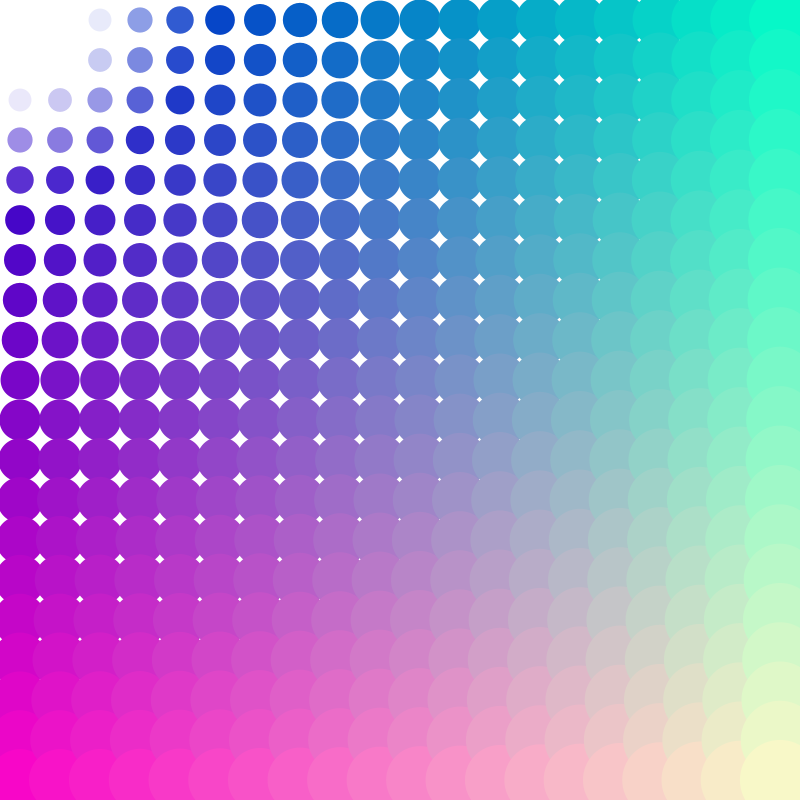
Frame 1 (no input)
Frame 60 (the mouse pressed at the canvas centre just before this capture): identical to frame 1, image omitted
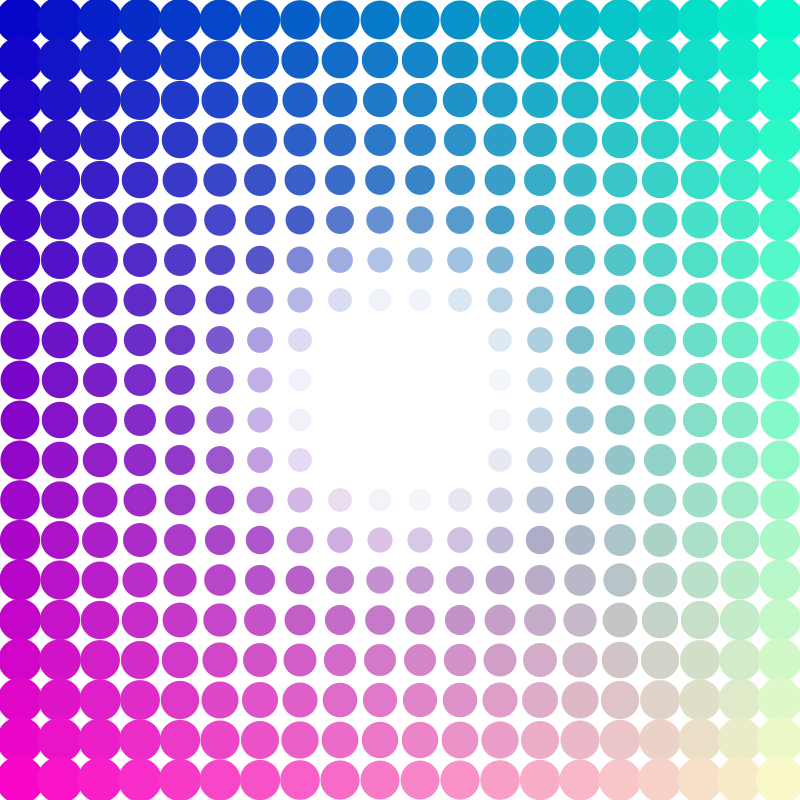
Frame 120 (the mouse held since frame 60 and released just before this capture)

The Processing sketch that drew these frames (run headless with seeded random() and noise(); from frame 60 on, the mouse is pressed at the canvas centre):

// Processing sketch: Week5_Loops3
// ── Week5_Loops3.pde
void setup(){
 size(800,800);
 
 noStroke();
}

void draw(){
  
  background(255);
  
  int numCircles = 20;
  //size/2 for i and j to fix boarders
  int size = width/numCircles;
 for(int i = size/2; i<width; i+=width/numCircles){
   for(int j = size/2; j<height; j+=height/numCircles){
     int g = int(map(i,0,width, 0, 255));
     int r = int(map(j, 0, height, 0,255));
     
     //dist between mouse and all shapes
     //local bc it would change change the whole sketch if global
     float d = dist(mouseX, mouseY, i, j);
     
     //width changed can make affect change
    float s = map(d, 50, width/2, 20, 40);
    //change opacity based on mouse
    float o = map(d, 100, 155, 20, 150);
    fill(r, g, 200, o);
    ellipse(i, j, s, s); 
   }
   
 }
  
}
